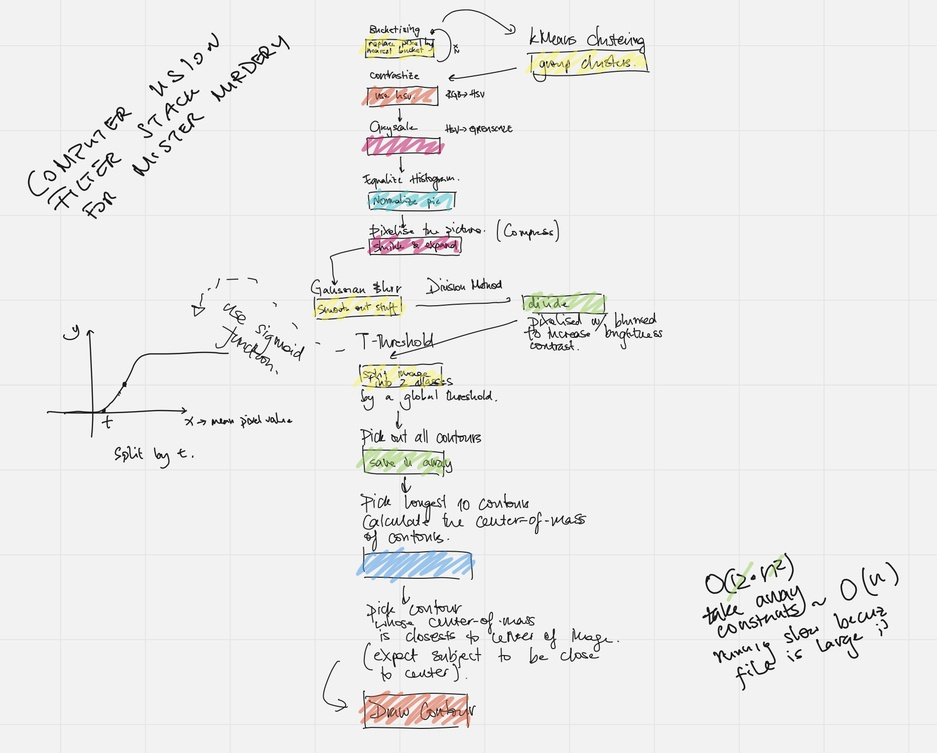
#> input picture D65A2B8F-4ADA-4618-B2C8-FD9E10A11B83.jpeg, 937 x 753 px, shrunk from 1867 x 1500 before the run
$ python -i test.py   (imports and definitions only)
#> lines starting #> are read from the running program, lines starting #| are printed output that depends on the picture; after the words box and inside, x2 and y2 are one past the last pixel; in counts of white or black regions, pixels touching at a corner belong together
#import the libraries
from re import S
import cv2 as cv
import numpy as np

def contrastize(filename: str):
    write_name = "contrasty.jpg"
    #read the image
    img = cv.imread(filename)
#> img is the input picture: shape (753, 937, 3); mean B, G, R 234.8, 235.4, 235.6
    #convert the BGR image to HSV colour space
    hsv = cv.cvtColor(img, cv.COLOR_BGR2HSV)
#> hsv: shape (753, 937, 3); mean H, S, V 4.7, 2.1, 236
    #obtain the grayscale image of the original image
    gray = cv.cvtColor(img, cv.COLOR_BGR2GRAY)
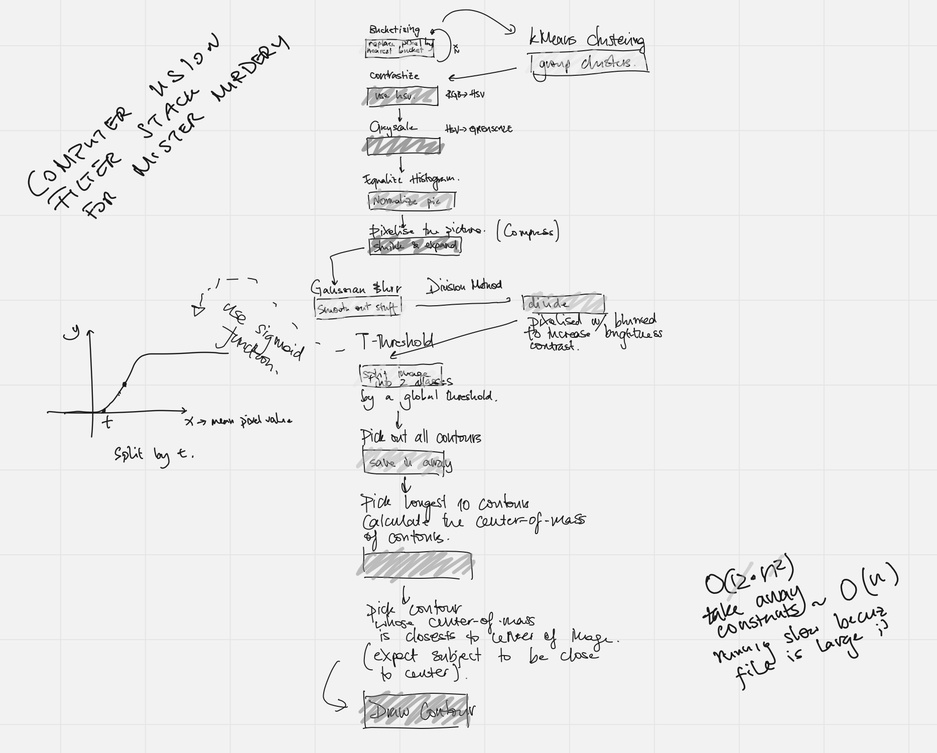
#> gray: shape (753, 937); min 0, max 255, mean 235.4

    #set the bounds for the red hue
    lower_red = np.array([160,100,50])
    upper_red = np.array([180,255,255])

    #create a mask using the bounds set
    mask = cv.inRange(hsv, lower_red, upper_red)
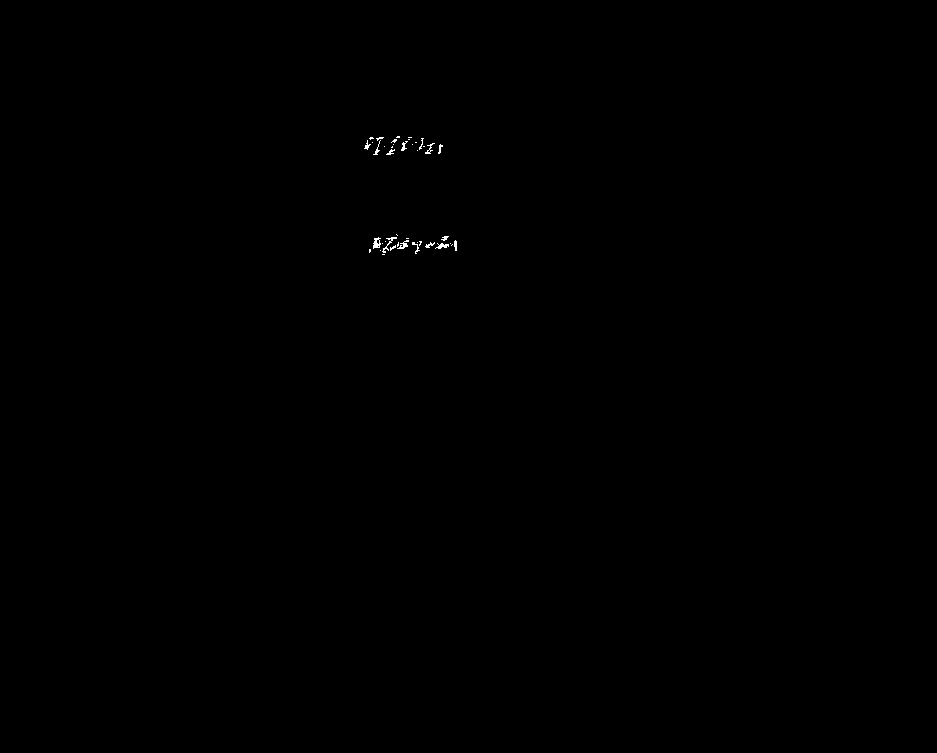
#> mask: shape (753, 937); 0.09% white in thin lines or dots, all inside (x1, y1, x2, y2) = (364, 136, 457, 255)
    #create an inverse of the mask
    mask_inv = cv.bitwise_not(mask)
    #Filter only the red colour from the original image using the mask(foreground)
    res = cv.bitwise_and(img, img, mask=mask)
    #Filter the regions containing colours other than red from the grayscale image(background)
    background = cv.bitwise_and(gray, gray, mask = mask_inv)
    #convert the one channelled grayscale background to a three channelled image
    background = np.stack((background,)*3, axis=-1)
#> background: shape (753, 937, 3)
    #add the foreground and the background
    added_img = cv.add(res, background)


    cv.imwrite(write_name, added_img)

    return write_name

>>> result = contrastize('D65A2B8F-4ADA-4618-B2C8-FD9E10A11B83.jpeg')
